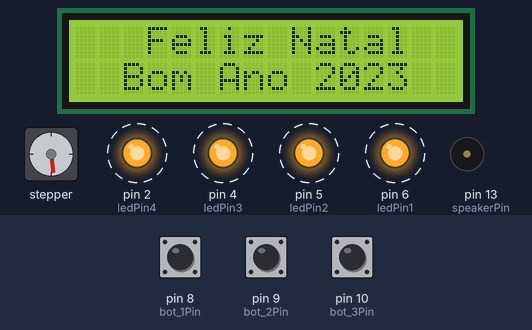
This sketch was run on a simulated Arduino Uno, built with avr-gcc and run on an emulated ATmega328P. Parts: 16×2 character LCD, stepper motor, output pins drawn as LEDs (lit = HIGH), buzzer (waves = sounding). Dashed ring = blinking. The inputs (shaded band) are chosen by the test bench; at power-on: pin 8 (bot_1Pin) HIGH, pin 9 (bot_2Pin) HIGH, pin 10 (bot_3Pin) HIGH. Stepper angles assume 2048 steps per turn; pins used as bus, display or sensor lines are not drawn; what the sketch prints to the serial monitor is not drawn.

Above: at 10.2 s.
10.4 s: pin 8 (bot_1Pin) pulled LOW for 0.25 s
At 12.7 s:
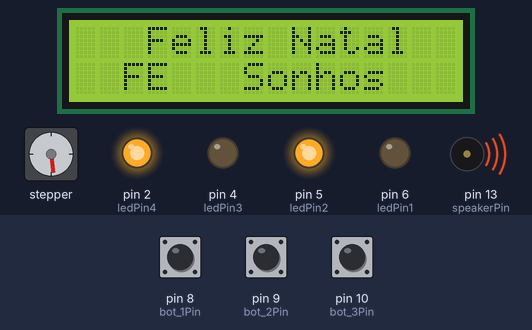
At 14.8 s:
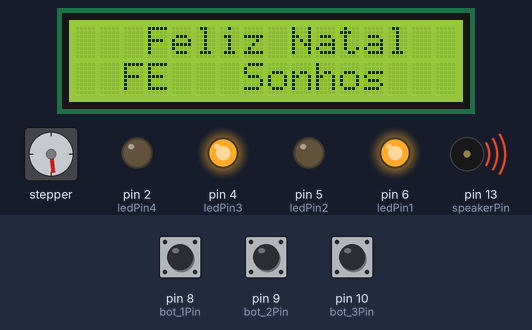
Timing chart, 0 to 18.3 s (numbered marks = the images above; inputs shaded):
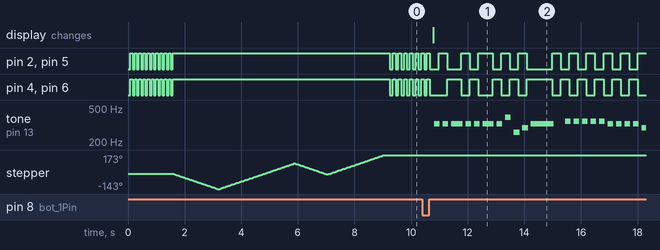

The sketch:

PinheiroNatal.ino
```cpp
#include <Stepper.h>

//Carregar a bliblioteca para usar o LCD e inializar a Variável
#include <LiquidCrystal_I2C.h>
LiquidCrystal_I2C lcd(0x27,16,2);  // set the LCD address to 0x27 for a 16 chars and 2 line display

//Inicializa as variáveis de controlo do motor
const int stepsPerRevolution = 2048;
Stepper myStepper(stepsPerRevolution,3,11,7,12);

//Pinos associados aos LEDs
int ledPin1 = 6;
int ledPin2 = 5;
int ledPin3 = 4;
int ledPin4 = 2;

//Pinos associados aos Botões
int bot_1Pin = 8;
int bot_2Pin = 9;
int bot_3Pin = 10;
int bot_4Pin = 0;

//Pino associado ao Speaker
int speakerPin = 13;

int bot_1 = 0;
int bot_2 = 0;
int bot_3 = 0;
int bot_4 = 0;


int length_1 = 26;
char notas_1[] = "eeeeeeegcde fffffeeeeddedg";
int beats_1[] = { 1, 1, 2, 1, 1, 2, 1, 1, 1, 1, 4, 1, 1, 1, 1, 1, 1, 1, 1, 1, 1, 1, 1, 1, 2, 2};
int tempo_1 = 200;
char musica_1[] = "  FE   Sonhos   ";

int length_2 = 71;
char notas_2[] = "cfffgagavCavafggfcfffgagavCavafggffaCDCvagfgavCcfagfccfffgagavCavafggf "; // a space represents a rest
int beats_2[] = { 2,2,2,2,2,1,1,1,1,2,2,2,1,1,2,2,6,2,2,2,2,2,1,1,1,1,2,2,2,1,1,2,2,6,1,1,3,1,1,1,1,1,1,1,1,1,2,2,2,2,2,2,4,4,2,2,2,2,1,1,1,1,2,2,2,1,1,2,2,6,2};
int tempo_2 = 200;
char musica_2[] = "    CARIDADE    ";

int length_3 = 77;
char notas_3[] = "cffefaagCCCvagacffefaagCffeedcCCCfvaagCCCfvaagDDDCvavgavCffgaDDDCvavgavCffgf "; // a space represents a rest
int beats_3[] = { 2,2,3,1,2,2,2,2,2,2,3,1,2,2,4,2,2,3,1,2,2,2,2,2,2,3,1,2,2,4,2,2,2,2,2,2,2,2,2,2,2,2,2,2,2,2,2,2,2,2,2,2,4,2,1,1,3,1,2,2,4,3,1,2,2,2,2,4,2,1,1,3,1,2,2,4,8};
int tempo_3 = 200;
char musica_3[] = "    GRATIDAO    ";

/*
int length_1 = 4;
char notas_1[] = "eee ";
int beats_1[] = { 1, 1, 2, 1};
int tempo_1 = 200;
char musica_1[] = "    Musica 1    ";

int length_2 = 4;
char notas_2[] = "abc "; // a space represents a rest
int beats_2[] = { 2,2,2,2};
int tempo_2 = 200;
char musica_2[] = "    Musica 2    ";

int length_3 = 4;
char notas_3[] = "fff "; // a space represents a rest
int beats_3[] = { 2,2,3,4};
int tempo_3 = 200;
char musica_3[] = "    Musica 3    ";
*/

boolean ledOnOff = true;

char linha_1_inicial[] = "Feliz Natal";
char linha_2_inicial[] = "Bom Ano 2023";

void playTone(int tone, int duration) {
  for (long i = 0; i < duration * 1000L; i += tone * 2) {
    digitalWrite(speakerPin, HIGH);
    delayMicroseconds(tone);
    digitalWrite(speakerPin, LOW);
    delayMicroseconds(tone);
  }
}

void toca_notas(char note, int duration) {
  char nomes[] = {'c', 'd', 'e', 'f', 's', 'g', 'a', 'v', 'b', 'C', 'D', 'E'};
  int tons[] = { 1915, 1700, 1519, 1432, 1352, 1275, 1136, 1073, 1014, 956, 852, 758 };

  //toca o tom de acordo com a nota
  for (int i = 0; i < 8; i++) {
    if (nomes[i] == note) {
      playTone(tons[i], duration);
    }
  }
}

void setup() {
  pinMode(speakerPin, OUTPUT);
  pinMode(ledPin1, OUTPUT);
  pinMode(ledPin2, OUTPUT);
  pinMode(ledPin3, OUTPUT);
  pinMode(ledPin4, OUTPUT);

  pinMode(bot_1Pin, INPUT_PULLUP); // push buttom 1
  pinMode(bot_2Pin, INPUT_PULLUP); // push buttom 2
  pinMode(bot_3Pin, INPUT_PULLUP); // push buttom 3
  pinMode(bot_4Pin, INPUT_PULLUP); // push buttom 4

  myStepper.setSpeed(15);

  Serial.begin(9600);//Inicialização da comunicação serial, com velocidade de comunicação de 9600

  lcd.init();
  lcd.backlight();
  lcd.setCursor(3,0);
  lcd.print(linha_1_inicial);
  lcd.setCursor(2,1);
  lcd.print(linha_2_inicial);

  pisca_pisca(75, 10);
  liga_as_luzes();
  roda_estrela(2);
  desliga_as_luzes();
}

void desliga_as_luzes(){
    digitalWrite(ledPin1, LOW);
    digitalWrite(ledPin2, LOW);
    digitalWrite(ledPin3, LOW);
    digitalWrite(ledPin4, LOW);
}

void liga_as_luzes(){
    digitalWrite(ledPin1, HIGH);
    digitalWrite(ledPin2, HIGH);
    digitalWrite(ledPin3, HIGH);
    digitalWrite(ledPin4, HIGH);
}

void pisca_pisca(int velocidade, int vezes){
  for (int i=0; i<vezes; i++){
      liga_as_luzes();
      delay(velocidade);
      desliga_as_luzes();
      delay(velocidade);
  }
}

void roda_estrela(int voltas){
  myStepper.step(-stepsPerRevolution*voltas/5);
  myStepper.step(stepsPerRevolution*voltas/3);
  myStepper.step(-stepsPerRevolution*voltas/7);
  myStepper.step(stepsPerRevolution*voltas/4);
  delay(100);
}

void pisca_luzes() {
  if (ledOnOff == true) {
    digitalWrite(ledPin1, LOW);
    digitalWrite(ledPin2, HIGH);
    digitalWrite(ledPin3, LOW);
    digitalWrite(ledPin4, HIGH);

    ledOnOff = !ledOnOff;
  }
  else {
    digitalWrite(ledPin1, HIGH);
    digitalWrite(ledPin2, LOW);
    digitalWrite(ledPin3, HIGH);
    digitalWrite(ledPin4, LOW);

    ledOnOff = !ledOnOff;
  }
}

void acao_botao_1(){
    lcd.setCursor(0,1);
    lcd.print(musica_1);
    Serial.println(musica_1);
    for (int i = 0; i < length_1; i++) {
      if (notas_1[i] == ' ') {
        delay(beats_1[i] * tempo_1);
        pisca_luzes();
      } else {
        toca_notas(notas_1[i], beats_1[i] * tempo_1);
        pisca_luzes();
      }
      // pausa entre notas
      delay(tempo_1 / 2);
    }
}

void acao_botao_2(){
    lcd.setCursor(0,1);
    lcd.print(musica_2);
    Serial.println(musica_2);
    for (int i = 0; i < length_2; i++) {
      if (notas_2[i] == ' ') {
        delay(beats_2[i] * tempo_2);
        pisca_luzes();
      } else {
        toca_notas(notas_2[i], beats_2[i] * tempo_2);
        pisca_luzes();
      }
      delay(tempo_2 / 2);
    }
}

void acao_botao_3(){
    lcd.print(musica_3);
    Serial.println(musica_3);
    for (int i = 0; i < length_3; i++) {
      if (notas_3[i] == ' ') {
        lcd.setCursor(0,1); // segundo numero indica linha
        delay(beats_3[i] * tempo_3);
        pisca_luzes();
      } else {
        toca_notas(notas_3[i], beats_3[i] * tempo_3);
        pisca_luzes();
      }
      delay(tempo_3 / 2);
    }
}
void acao_botao_4(){
    liga_as_luzes();
    roda_estrela(2);
    pisca_pisca(150,10);
}

void loop() {
  bot_1 = digitalRead(bot_1Pin);
  bot_2 = digitalRead(bot_2Pin);
  bot_3 = digitalRead(bot_3Pin);
  bot_4 = digitalRead(bot_4Pin);
  pisca_pisca(100,1);
  Serial.print(bot_1);Serial.print(bot_2);Serial.print(bot_3);Serial.println(bot_4);
  if (bot_1 == 0){
    acao_botao_1();
    }else if (bot_2 == 0){
      acao_botao_2();
      }else if (bot_3 == 0){
          acao_botao_3();
          }else if (bot_4 == 0){
              acao_botao_4();
              }
}
```

Measured:
- after the input at 10.4 s, tone on pin 13 (speakerPin): plays 328 Hz for 0.20 s, 328 Hz for 0.20 s, 328 Hz for 0.40 s, 328 Hz for 0.20 s, 328 Hz for 0.20 s, 328 Hz for 0.40 s … (21 notes in this stretch), starting after 0.42 s; the display: changes after 0.38 s (image 1)
